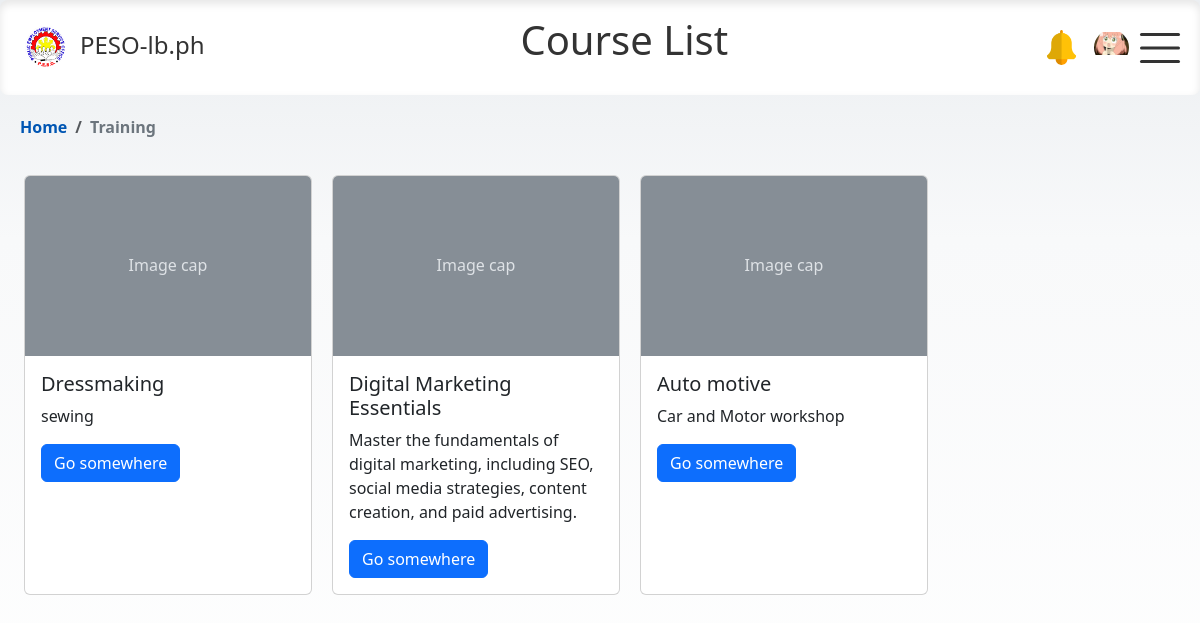
Page /html/applicant/training_list.php (signed in) on the committed database.
### tables this page shows
CREATE TABLE `applicant_profile` (
  `id` int(11) NOT NULL,
  `user_id` int(11) NOT NULL,
  `email` varchar(255) NOT NULL,
  `first_name` varchar(100) DEFAULT NULL,
  `last_name` varchar(100) DEFAULT NULL,
  `middle_name` varchar(100) DEFAULT NULL,
  `dob` date DEFAULT NULL,
  `age` int(11) DEFAULT NULL,
  `specialization` varchar(255) DEFAULT NULL,
  `sex` enum('male','female') DEFAULT NULL,
  `civil_status` enum('Single','Married','Widowed') DEFAULT NULL,
  `contact_no` int(11) DEFAULT NULL,
  `photo` varchar(255) DEFAULT 'user.png',
  `house_address` varchar(255) DEFAULT NULL,
  `sss_no` varchar(20) DEFAULT NULL,
  `pagibig_no` varchar(20) DEFAULT NULL,
  `philhealth_no` varchar(20) DEFAULT NULL,
  `passport_no` varchar(20) DEFAULT NULL,
  `immigration_status` enum('Documented','Undocumented','Returning','Repatriated') DEFAULT NULL,
  `spouse_name` varchar(100) DEFAULT NULL,
  `spouse_contact` varchar(15) DEFAULT NULL,
  `fathers_name` varchar(100) DEFAULT NULL,
  `fathers_address` varchar(255) DEFAULT NULL,
  `mothers_name` varchar(100) DEFAULT NULL,
  `mothers_address` varchar(255) DEFAULT NULL,
  `emergency_contact_name` varchar(100) DEFAULT NULL,
  `next_of_kin_relationship` varchar(50) DEFAULT NULL,
  `next_of_kin_contact` varchar(15) DEFAULT NULL,
  `education_level` enum('Elementary Undergraduate','Elementary Graduate','High School Undergraduate','High School Graduate','College Undergraduate','College Graduate','Vocational') DEFAULT NULL,
  `occupation` enum('Administrative Work','Medical Work','Factory/Manufacturing','Farmers (Agriculture)','Teaching','Information Technology','Engineering','Restaurant Jobs (F&B)','Seaman (Sea-Based)','Household Service Worker (Domestic Helper)','Construction Work','Entertainment','Tourism Sector','Hospitality Sector','Others') DEFAULT NULL,
  `prefix` enum('Sr.','Jr.','II','III','IV','V','VI','VII') DEFAULT NULL,
  `emergency_contact_num` int(11) DEFAULT NULL,
  `income` int(11) DEFAULT NULL,
  `country` varchar(100) DEFAULT NULL,
  `employment_type` varchar(100) DEFAULT NULL,
  `employment_form` enum('Recruitment Agency','Government Hire','Name Hire','Referral') DEFAULT NULL,
  `employer_name` varchar(100) DEFAULT NULL,
  `contact_number` int(11) DEFAULT NULL,
  `employer_address` varchar(100) DEFAULT NULL,
  `local_agency_name` varchar(100) DEFAULT NULL,
  `local_agency_address` varchar(100) DEFAULT NULL,
  `arrival_date` date DEFAULT NULL,
  `dept_date` date DEFAULT NULL
);

CREATE TABLE `courses` (
  `id` int(11) NOT NULL,
  `course_name` varchar(255) NOT NULL,
  `description` text DEFAULT NULL,
  `module_count` int(11) NOT NULL
);

### html/applicant/training_list.php (the view, shortened to what this page needs)
<?php
include '../../php/conn_db.php';
function checkSession() {
    if (!isset($_SESSION['id'])) {
        header("Location: ../login.html");
        exit();
    } else {
        return $_SESSION['id'];
    }
}
$userId = checkSession();
$sql = "SELECT * FROM courses";
$result = $conn->query($sql);
$sql = "SELECT * FROM applicant_profile WHERE user_id = ?";
$stmt = $conn->prepare($sql);
$stmt->bind_param("i", $userId);
$stmt->execute();
$res = $stmt->get_result();
$row = $res->fetch_assoc();
?>
<!DOCTYPE html>
<html lang="en">
<head>
  <link href="https://cdn.jsdelivr.net/npm/bootstrap@5.3.3/dist/css/bootstrap.min.css" rel="stylesheet">
  <link rel="stylesheet" href="https://cdn.jsdelivr.net/npm/bootstrap@5.3.0/dist/css/bootstrap.min.css">
  <link href="https://cdnjs.cloudflare.com/ajax/libs/bootstrap-icons/1.10.0/font/bootstrap-icons.min.css" rel="stylesheet">
    <link href="https://getbootstrap.com/docs/5.3/assets/css/docs.css" rel="stylesheet">
    <link rel="stylesheet" href="../../css/nav_float.css">
  <link rel="stylesheet" href="../../css/training.css">
</head>
<body>
<nav>
    <div class="logo">
        <img src="../../img/logo_peso.png" alt="Logo">
        <a href="#"> PESO-lb.ph</a>
    </div>
    <header>
        <h1 class="h1">Course List</h1>
    </header>
    <div class="profile-icons">
        <div class="notif-icon" data-bs-toggle="popover" data-bs-content="#" data-bs-placement="bottom">
            <img id="#" src="../../img/notif.png" alt="Profile Picture" class="rounded-circle">
        </div>
        <div class="profile-icon" data-bs-toggle="popover" data-bs-placement="bottom">
    <?php if (!empty($row['photo'])): ?>
        <img id="preview" src="../../php/applicant/images/<?php echo $row['photo']; ?>" alt="Profile Image" class="circular--square">
    <?php else: ?>
        <img src="../../img/user-placeholder.png" alt="Profile Picture" class="rounded-circle">
    <?php endif; ?>
    </div>
    </div>
    <div class="burger" id="burgerToggle">
        <span></span>
        <span></span>
        <span></span>
    </div>
</nav>
<nav class="bcrumb-container" aria-label="breadcrumb">
  <ol class="breadcrumb">
    <li class="breadcrumb-item"><a href="../../index(applicant).php" >Home</a></li>
    <li class="breadcrumb-item active" aria-current="page">Training</li>
  </ol>
</nav>
    <div class="card-container">
    <?php
        if ($result->num_rows > 0) {
            while ($row = $result->fetch_assoc()) {
                echo '
                    <div class="card custom-card">
                        <svg class="bd-placeholder-img card-img-top custom-svg" xmlns="http://www.w3.org/2000/svg" role="img" aria-label="Placeholder: Image cap" preserveAspectRatio="xMidYMid slice" focusable="false">
                            <title>Placeholder</title>
                            <rect width="100%" height="100%" class="custom-rect"></rect>
                            <text x="50%" y="50%" class="custom-text" dy=".3em">Image cap</text>
                        </svg>
                        <div class="card-body">
                            <h5 class="card-title">' . htmlspecialchars($row['course_name'])  . '</h5>
                            <p class="card-text">' . htmlspecialchars($row['description']) . '</p>
                            <a href="modules_list.php?user_id=' . $userId . '& course_id=' . $row['id'] . '" class="btn btn-primary">Go somewhere</a>
                        </div>
                    </div>
                ';
            }
        } else {
            echo '<div>No employers found</div>';
        }
    ?>
</div>
</body>
</html>

### css/nav_float.css (style rules this page uses)
body { margin: 0; opacity: 1; font-family: system-ui; background: linear-gradient(to bottom, #EBEEF1 0%, #f8f9fa 30%, #ffffff 100%); background-repeat: no-repeat; background-attachment: fixed; min-height: 100vh; }
.h1, .ofw-h1 { width: 100%; text-align: center; color: #333; margin-top:-1vh; }
.profile-icons,.profile-icon-employer, .profile-index { display: flex; align-items: left; margin-right: 3vw; }
.profile-icon, .profile-icon-employer, .profile-index, .notif-icon { width: 35px; height: 35px; border-radius:50%; overflow: hidden; position: relative; margin-right: 15px; }
.notif-icon img,.profile-icon img, .profile-icon-employer img { width: 100%; height: auto; }
nav { position: sticky; top: 0; background-color: #fff; color: #333; display: flex; justify-content: space-between; align-items: center; padding: 20px 20px; margin: auto; max-width: 100vw; box-shadow: inset 0px 4px 8px rgba(0, 0, 0, 0.1); border-radius: 8px; z-index: 1000; }
.logo { display: flex; align-items: center; margin-bottom: 5px; }
.logo a { color: #333; text-decoration: none; font-size: 24px; font-weight:400; margin-left:10px; }
.logo img { width: 50px; height: 50px; }
.burger { cursor: pointer; margin-left: 5vw; }
.burger { position: absolute; top: 50%; right: 20px; transform: translateY(-50%); width: 40px; height: 30px; background: transparent; cursor: pointer; }
.burger span { display: block; position: absolute; height: 3px; width: 100%; background: #333; border-radius: 5px; opacity: 1; left: 0; transform: rotate(0deg); transition: .25s ease-in-out; }
.burger span:nth-of-type(1) { top: 0px; transform-origin: left center; }
.burger span:nth-of-type(2) { top: 50%; transform: translateY(-50%); transform-origin: left center; }
.burger span:nth-of-type(3) { top: 100%; transform-origin: left center; transform: translateY(-100%); }
.bcrumb-container { position: relative; top: 0; background-color: transparent; color: #333; display: flex; justify-content:flex-start; align-items: left; padding: 20px 20px; margin: auto; margin-bottom: -5vh; max-width: auto; box-shadow: none; border-radius: 0; z-index: 1; }
.breadcrumb { background-color: transparent; list-style: none; }
.breadcrumb-item { color: #007bff; font-weight: bold; }
.breadcrumb-item.active { color: #6c757d; }
.breadcrumb-item a { text-decoration: none; color: #0056b3; }

### css/training.css (style rules this page uses)
.card-container { margin-left: 2vw; display: flex; flex-wrap: wrap; justify-content: flex-start; gap: 20px; }
.card { margin-top: 5vh; }
.custom-card { width: 18rem; flex: 0 0 auto; }
.custom-svg { width: 100%; height: 180px; }
.custom-text { fill: #dee2e6; text-anchor: middle; }

### rows in the picture
applicant_profile: photo (picture)
courses: course_name "Dressmaking", description "sewing"
courses: course_name "Digital Marketing Essentials", description "Master the fundamentals of digital marketing, including SEO, social media strategies, content creation, and paid advertising."
courses: course_name "Auto motive", description "Car and Motor workshop"
